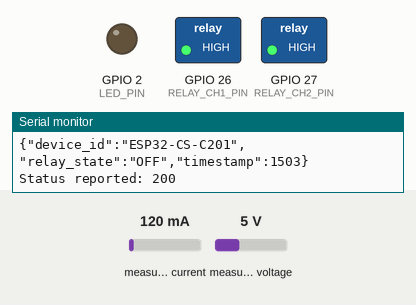
Simulated run of this sketch. Board: ESP32. Parts: switched loads named in the sketch (green lamp = pin HIGH), output pins drawn as LEDs (lit = HIGH), the last lines printed to the serial monitor. The test bench sets the inputs (shaded band); at power-on: measured current 120 mA, measured voltage 5 V. WiFi joins after 1.5 s; servers stay silent unless stated; uploads are accepted with an empty reply.

Above: at 5.8 s.
At 10.09 s:
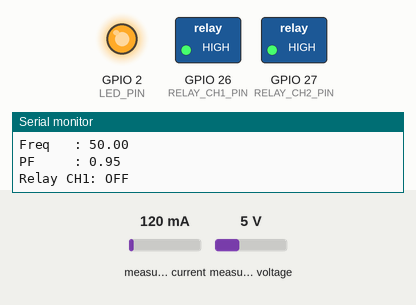
Timing chart, 0 to 14.7 s (numbered marks = the images above):
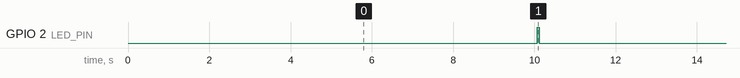

The sketch:

esp32_with_relay.ino
```cpp
// ESP32 with PZEM-004T + Relay Control
//
// TWO-CHANNEL RELAY SETUP:
// - IN1 connected to GPIO 26 (D26) - Controls Channel 1
// - IN2 connected to GPIO 27 (D27) - Controls Channel 2
//
// DEVICE ID NAMING:
// - For Channel 1: "ESP32-CS-C201" or "ESP32-CS-C201-CH1"
// - For Channel 2: "ESP32-CS-C202-CH2" (must end with -CH2 or _CH2)
//
// EXAMPLE: One ESP32 can control TWO different rooms:
//   Room CS-C201 → Device "ESP32-ROOM201-CH1" → Relay Channel 1 (GPIO 26)
//   Room CS-C202 → Device "ESP32-ROOM201-CH2" → Relay Channel 2 (GPIO 27)
//
#include <WiFi.h>
#include <HTTPClient.h>
#include <ArduinoJson.h>
#include <PZEM004Tv30.h>

// ================= CONFIG =================
const char* WIFI_SSID     = "UNKNOWN";
const char* WIFI_PASSWORD = "12345677";

const char* SERVER_URL         = "http://10.181.241.69:5000/api/sensor-data";
const char* RELAY_POLL_URL     = "http://10.181.241.69:5000/relay/commands";
const char* RELAY_STATUS_URL   = "http://10.181.241.69:5000/relay/status";
const char* DEVICE_ID          = "ESP32-CS-C201";

const unsigned long READ_INTERVAL   = 10000;   // 10 sec - sensor reading
const unsigned long SEND_INTERVAL   = 60000;   // 1 min - send averaged data
const unsigned long POLL_INTERVAL_IDLE  = 1200; // 1.2 sec - normal command polling
const unsigned long POLL_INTERVAL_BOOST = 250;  // 0.25 sec - short burst after command
const unsigned long POLL_BOOST_WINDOW   = 8000; // 8 sec burst window

const int TOTAL_SAMPLES = SEND_INTERVAL / READ_INTERVAL;
const int LED_PIN   = 2;

// Two-channel relay configuration
const int RELAY_CH1_PIN = 26;  // IN1 connected to GPIO26 (D26)
const int RELAY_CH2_PIN = 27;  // IN2 connected to GPIO27 (D27)

// ================= PZEM =================
PZEM004Tv30 pzem(Serial2, 16, 17);

// ================= GLOBALS =================
unsigned long lastReadTime = 0;
unsigned long lastSendTime = 0;
unsigned long lastPollTime = 0;
unsigned long pollBoostUntil = 0;

float sumVoltage = 0;
float sumCurrent = 0;
float sumPower = 0;
float lastEnergy = 0;
float sumFrequency = 0;
float sumPowerFactor = 0;

int sampleCount = 0;

// Relay states for both channels
bool relayCh1State = false;  // false = OFF, true = ON
bool relayCh2State = false;  // false = OFF, true = ON
int relayChannel = 1;        // Which channel this device controls (1 or 2)

unsigned long getPollIntervalMs(unsigned long now) {
  return (now < pollBoostUntil) ? POLL_INTERVAL_BOOST : POLL_INTERVAL_IDLE;
}

// ================= SETUP =================
void setup() {
  Serial.begin(115200);
  pinMode(LED_PIN, OUTPUT);
  pinMode(RELAY_CH1_PIN, OUTPUT);
  pinMode(RELAY_CH2_PIN, OUTPUT);

  // Initialize both relays to OFF state
  // Relay modules are active-low: HIGH=OFF, LOW=ON
  digitalWrite(RELAY_CH1_PIN, HIGH);
  digitalWrite(RELAY_CH2_PIN, HIGH);
  relayCh1State = false;
  relayCh2State = false;

  // Determine which channel to use from device ID
  // If device ID ends with -CH1, use channel 1; if -CH2, use channel 2
  // Default to channel 1 if not specified
  String deviceIdStr = String(DEVICE_ID);
  if (deviceIdStr.endsWith("-CH2") || deviceIdStr.endsWith("_CH2")) {
    relayChannel = 2;
  } else if (deviceIdStr.endsWith("-CH1") || deviceIdStr.endsWith("_CH1")) {
    relayChannel = 1;
  } else {
    relayChannel = 1;  // Default to channel 1
  }

  WiFi.begin(WIFI_SSID, WIFI_PASSWORD);
  Serial.print("Connecting WiFi");
  while (WiFi.status() != WL_CONNECTED) {
    delay(500);
    Serial.print(".");
  }
  Serial.println("\nWiFi connected");
  Serial.print("IP: ");
  Serial.println(WiFi.localIP());
  Serial.print("Relay Channel: ");
  Serial.println(relayChannel);

  Serial2.begin(9600);

  // Report initial relay state to backend
  reportRelayStatus();
}

// ================= LOOP =================
void loop() {

  unsigned long now = millis();

  // Read sensor data every 10 seconds
  if (now - lastReadTime >= READ_INTERVAL) {
    lastReadTime = now;
    readAndAccumulate();
  }

  // Send averaged data every 60 seconds
  if (now - lastSendTime >= SEND_INTERVAL) {
    lastSendTime = now;
    sendAveragedData();
  }

  // Poll for relay commands with adaptive interval for low-latency relay response.
  if (now - lastPollTime >= getPollIntervalMs(now)) {
    lastPollTime = now;
    checkRelayCommands();
  }

  delay(5);
}

// ================= SENSOR READ =================
void readAndAccumulate() {

  float v  = pzem.voltage();
  float c  = pzem.current();
  float p  = pzem.power();
  float e  = pzem.energy();
  float f  = pzem.frequency();
  float pf = pzem.pf();

  Serial.println();
  Serial.print("--- Sample (");
  Serial.print(sampleCount + 1);
  Serial.print("/");
  Serial.print(TOTAL_SAMPLES);
  Serial.println(") ---");

  Serial.print("Voltage: "); Serial.println(v);
  Serial.print("Current: "); Serial.println(c);
  Serial.print("Power  : "); Serial.println(p);
  Serial.print("Energy : "); Serial.println(e);
  Serial.print("Freq   : "); Serial.println(f);
  Serial.print("PF     : "); Serial.println(pf);
  Serial.print("Relay CH"); Serial.print(relayChannel); Serial.print(": ");
  Serial.println((relayChannel == 1 ? relayCh1State : relayCh2State) ? "ON" : "OFF");

  if (!isnan(v))  sumVoltage += v;
  if (!isnan(c))  sumCurrent += c;
  if (!isnan(p))  sumPower += p;
  if (!isnan(f))  sumFrequency += f;
  if (!isnan(pf)) sumPowerFactor += pf;
  if (!isnan(e))  lastEnergy = e;

  sampleCount++;

  digitalWrite(LED_PIN, HIGH);
  delay(50);
  digitalWrite(LED_PIN, LOW);
}

// ================= SEND SENSOR DATA =================
void sendAveragedData() {

  if (sampleCount == 0) return;

  if (WiFi.status() != WL_CONNECTED) {
    Serial.println("WiFi disconnected, data not sent");
    return;
  }

  StaticJsonDocument<256> json;

  json["device_id"]     = DEVICE_ID;
  json["voltage"]       = sumVoltage / sampleCount;
  json["current"]       = sumCurrent / sampleCount;
  json["power"]         = sumPower / sampleCount;
  json["energy"]        = lastEnergy;
  json["frequency"]     = sumFrequency / sampleCount;
  json["power_factor"]  = sumPowerFactor / sampleCount;
  json["relay_state"]   = (relayChannel == 1 ? relayCh1State : relayCh2State) ? "ON" : "OFF";
  json["relay_channel"] = relayChannel;
  json["human_present"] = nullptr;

  String payload;
  serializeJson(json, payload);

  Serial.println("\n=== HTTP SEND SENSOR DATA ===");
  Serial.println(payload);

  HTTPClient http;
  http.begin(SERVER_URL);
  http.addHeader("Content-Type", "application/json");

  int httpCode = http.POST(payload);

  Serial.print("HTTP Status: ");
  Serial.println(httpCode);

  if (httpCode > 0) {
    String response = http.getString();
    Serial.print("Response: ");
    Serial.println(response);
  }

  http.end();

  // Reset for next cycle
  sumVoltage = 0;
  sumCurrent = 0;
  sumPower = 0;
  sumFrequency = 0;
  sumPowerFactor = 0;
  sampleCount = 0;
}

// ================= CHECK RELAY COMMANDS =================
void checkRelayCommands() {

  if (WiFi.status() != WL_CONNECTED) {
    return;
  }

  HTTPClient http;
  String url = String(RELAY_POLL_URL) + "?device_id=" + DEVICE_ID;

  http.begin(url);
  http.addHeader("Content-Type", "application/json");
  http.setTimeout(1200);

  int httpCode = http.GET();

  if (httpCode == 200) {
    String response = http.getString();

    StaticJsonDocument<256> doc;
    DeserializationError error = deserializeJson(doc, response);

    if (!error) {
      const char* command = doc["command"];
      int commandId = doc["command_id"];

      if (command != nullptr) {
        Serial.println("\n=== RELAY COMMAND RECEIVED ===");
        Serial.print("Command: ");
        Serial.println(command);

        bool newState = false;

        if (strcmp(command, "ON") == 0) {
          newState = true;
          executeRelayCommand(true);
          Serial.println("✓ Relay turned ON");
        }
        else if (strcmp(command, "OFF") == 0) {
          newState = false;
          executeRelayCommand(false);
          Serial.println("✓ Relay turned OFF");
        }

        // Acknowledge command execution
        acknowledgeCommand(commandId, newState);

        // Keep polling very fast for a short period to drain queued commands quickly.
        pollBoostUntil = millis() + POLL_BOOST_WINDOW;
      }
    }
  }
  else if (httpCode == 204) {
    // No commands pending - this is normal
  }
  else if (httpCode > 0) {
    Serial.print("Poll error: ");
    Serial.println(httpCode);
  }

  http.end();
}

// ================= EXECUTE RELAY COMMAND =================
void executeRelayCommand(bool state) {
  // Update state for the appropriate channel
  // Relay modules are active-low: HIGH=OFF, LOW=ON (inverted logic)
  if (relayChannel == 1) {
    relayCh1State = state;
    digitalWrite(RELAY_CH1_PIN, state ? LOW : HIGH);
  } else {
    relayCh2State = state;
    digitalWrite(RELAY_CH2_PIN, state ? LOW : HIGH);
  }

  Serial.print("Relay CH");
  Serial.print(relayChannel);
  Serial.print(" set to: ");
  Serial.println(state ? "ON (HIGH)" : "OFF (LOW)");

  // Visual feedback
  for (int i = 0; i < 3; i++) {
    digitalWrite(LED_PIN, HIGH);
    delay(100);
    digitalWrite(LED_PIN, LOW);
    delay(100);
  }

  // Report status immediately after execution
  reportRelayStatus();

  // Stay in boost mode briefly to reduce latency for consecutive toggles.
  pollBoostUntil = millis() + POLL_BOOST_WINDOW;
}

// ================= REPORT RELAY STATUS =================
void reportRelayStatus() {

  if (WiFi.status() != WL_CONNECTED) {
    return;
  }

  bool currentState = (relayChannel == 1) ? relayCh1State : relayCh2State;

  StaticJsonDocument<128> json;
  json["device_id"] = DEVICE_ID;
  json["relay_state"] = currentState ? "ON" : "OFF";
  json["timestamp"] = millis();

  String payload;
  serializeJson(json, payload);

  Serial.println("\n=== REPORTING RELAY STATUS ===");
  Serial.println(payload);

  HTTPClient http;
  http.begin(RELAY_STATUS_URL);
  http.addHeader("Content-Type", "application/json");
  http.setTimeout(1200);

  int httpCode = http.POST(payload);

  if (httpCode > 0) {
    Serial.print("Status reported: ");
    Serial.println(httpCode);
  }

  http.end();
}

// ================= ACKNOWLEDGE COMMAND =================
void acknowledgeCommand(int commandId, bool executedState) {

  if (WiFi.status() != WL_CONNECTED) {
    return;
  }

  StaticJsonDocument<128> json;
  json["device_id"] = DEVICE_ID;
  json["command_id"] = commandId;
  json["executed"] = true;
  json["new_state"] = executedState ? "ON" : "OFF";
  json["relay_channel"] = relayChannel;

  String payload;
  serializeJson(json, payload);

  String url = String(RELAY_POLL_URL) + "/ack";

  HTTPClient http;
  http.begin(url);
  http.addHeader("Content-Type", "application/json");
  http.setTimeout(1200);

  int httpCode = http.POST(payload);

  if (httpCode > 0) {
    Serial.print("Command acknowledged: ");
    Serial.println(httpCode);
  }

  http.end();
}
```

Measured:
- by itself, GPIO 2 (LED_PIN): alternates HIGH for 0.05 s and LOW for 10.0 s
